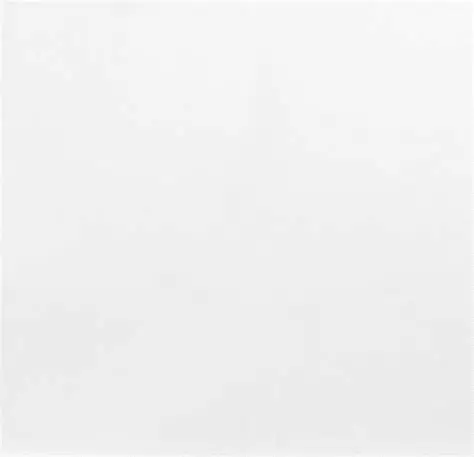
#> input picture OpenCV_tutorial/whiteboard.jpg, 474 x 457 px, found by its file name
$ python drawing.py
#> lines starting #> are read from the running program, lines starting #| are printed output that depends on the picture
import os
import cv2

img = cv2.imread(os.path.join('.','OpenCV_tutorial','whiteboard.jpg'))
#> img is the input picture: shape (457, 474, 3); mean B, G, R 240.6, 240.6, 240.6

#line
cv2.line(img,(0,0),(150,100),(255,0,0),2)
cv2.line(img,(150,100),(200,150),(255,0,0),2)
cv2.line(img,(200,150),(0,0),(255,0,0),2)
#rectangle
cv2.rectangle(img,(10,10),(100,100),(0,255,0),3)
#circle
cv2.circle(img,(200,200),180,(0,0,255),20)
#text
cv2.putText(img,'SHYLESH S',(300,300),cv2.FONT_HERSHEY_SIMPLEX,1,(100,100,0),2)
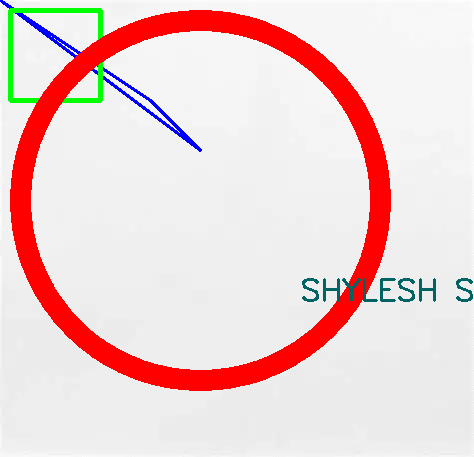
#> img: shape (457, 474, 3); mean B, G, R 212, 212.3, 237.6

cv2.imshow('image',img)
cv2.waitKey(4000)

$ run again, with OpenCV_tutorial/birds.jpg copied over OpenCV_tutorial/whiteboard.jpg
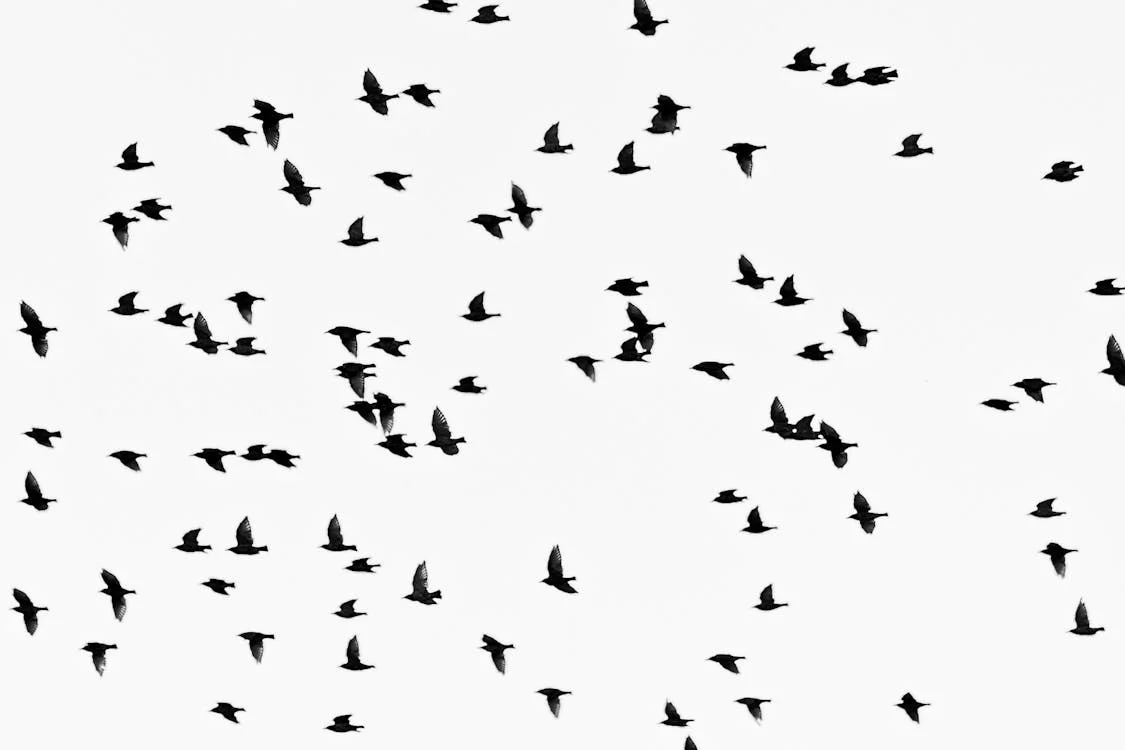
#> input picture OpenCV_tutorial/birds.jpg, 1125 x 750 px, found by its file name
#> img is the input picture: shape (750, 1125, 3); mean B, G, R 236.2, 236.2, 236.2
#> `cv2.putText(img,'SHYLESH S',(300,300),cv2.FONT_HERSHEY_SIMPLEX,1,(100,..`:
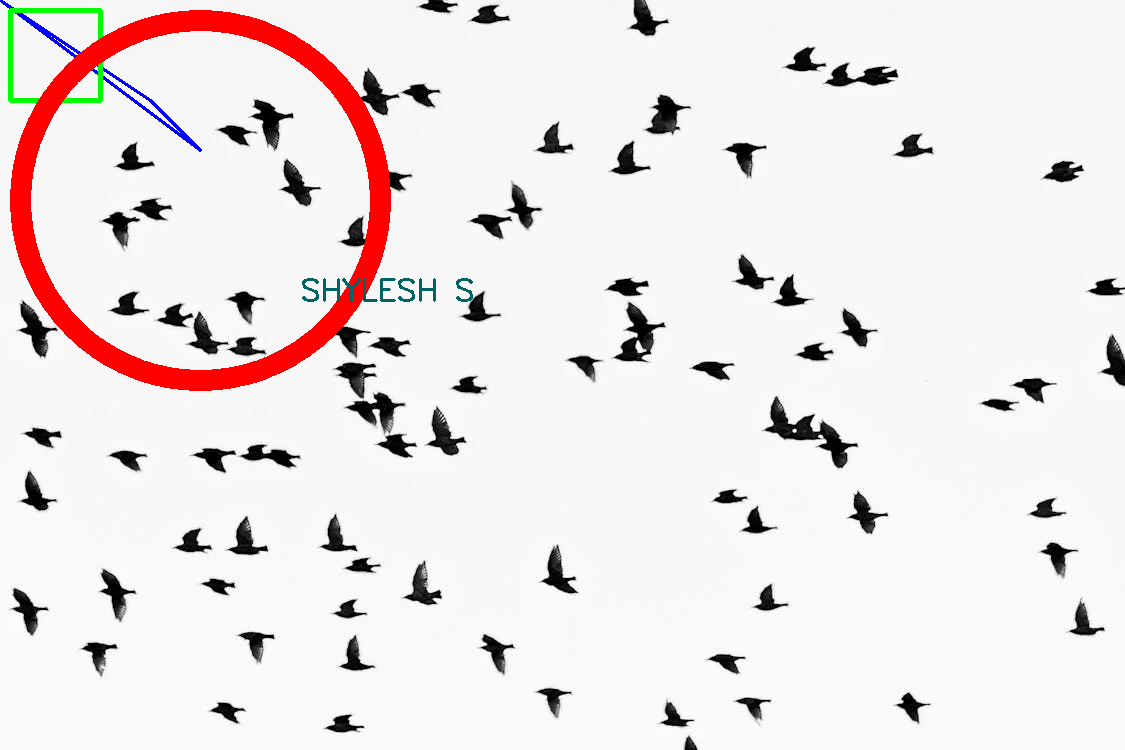
#> img: shape (750, 1125, 3); mean B, G, R 228.7, 228.8, 235.3
